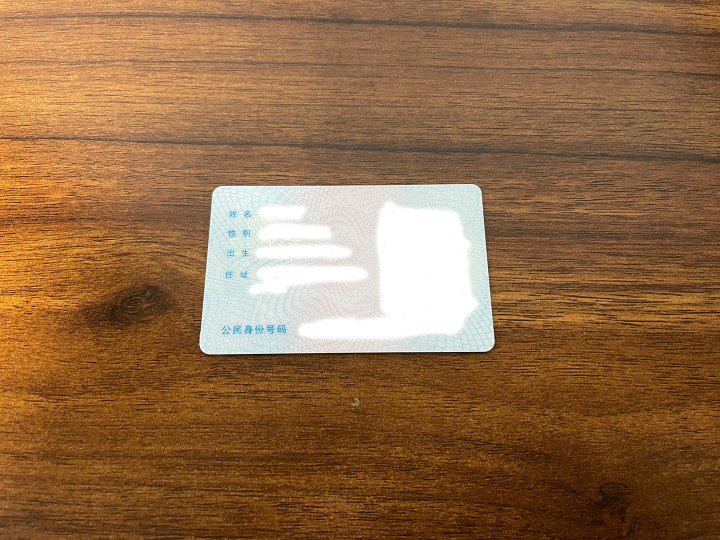
//> input picture assets/idcard.jpg, 1440 x 1080 px (shown at 1/2 size)
$ ./main   (built with g++ and OpenCV 4)
//> lines starting //> are read from the running program, lines starting //| are printed output that depends on the picture; after the words box and inside, x2 and y2 are one past the last pixel; in counts of white or black regions, pixels touching at a corner belong together
/**
 * Copyright 2022 xiaozhuai
 */

#include <vector>
#include <opencv2/opencv.hpp>
#include <opencv2/core/utils/logger.hpp>

static double angle(cv::Point pt1, cv::Point pt2, cv::Point pt0) {
    double dx1 = pt1.x - pt0.x;
    double dy1 = pt1.y - pt0.y;
    double dx2 = pt2.x - pt0.x;
    double dy2 = pt2.y - pt0.y;
    return (dx1 * dx2 + dy1 * dy2) / sqrt((dx1 * dx1 + dy1 * dy1) * (dx2 * dx2 + dy2 * dy2) + 1e-10);
}

// NOLINTNEXTLINE
void findSquares(const cv::Mat &image, std::vector<std::vector<cv::Point>> &squares) {
    int thresh = 50, N = 5;
    squares.clear();

    cv::Mat src, dst, gray_one, gray;

    src = image.clone();
    gray_one = cv::Mat(src.size(), CV_8U);
    // 滤波增强边缘检测
    cv::medianBlur(src, dst, 9);
    // bilateralFilter(src, dst, 25, 25 * 2, 35);

    std::vector<std::vector<cv::Point>> contours;
    std::vector<cv::Vec4i> hierarchy;

    // 在图像的每个颜色通道中查找矩形
    for (int c = 0; c < image.channels(); c++) {
        int ch[] = {c, 0};

        // 通道分离
        cv::mixChannels(&dst, 1, &gray_one, 1, ch, 1);

        // 尝试几个阈值
        for (int l = 0; l < N; l++) {
            // 用canny()提取边缘
            if (l == 0) {
                // 检测边缘
                cv::Canny(gray_one, gray, 5, thresh, 5);
                // 膨胀
                cv::dilate(gray, gray, cv::Mat(), cv::Point(-1, -1));
            } else {
                gray = gray_one >= (l + 1) * 255 / N;
            }

            // 轮廓查找
            cv::findContours(gray, contours, hierarchy, cv::RETR_CCOMP, cv::CHAIN_APPROX_SIMPLE);

            std::vector<cv::Point> approx;

            // 检测所找到的轮廓
            for (const auto &contour : contours) {
                // 使用图像轮廓点进行多边形拟合
                cv::approxPolyDP(cv::Mat(contour), approx, cv::arcLength(cv::Mat(contour), true) * 0.02, true);

                // 计算轮廓面积后，得到矩形4个顶点
                if (approx.size() == 4 && fabs(cv::contourArea(cv::Mat(approx))) > 1000 &&
                    cv::isContourConvex(cv::Mat(approx))) {
                    double maxCosine = 0;

                    for (int j = 2; j < 5; j++) {
                        // 求轮廓边缘之间角度的最大余弦
                        double cosine = fabs(angle(approx[j % 4], approx[j - 2], approx[j - 1]));
                        maxCosine = MAX(maxCosine, cosine);
                    }

                    if (maxCosine < 0.3) {
                        squares.push_back(approx);
                    }
                }
            }
        }
    }
}

class Visualization {
public:
    Visualization(std::vector<cv::Point> srcPoints, const cv::Mat &originImage)
            : srcPoints(srcPoints), originImage(originImage) {}

    void update() {
        markImage = originImage.clone();
        int n = static_cast<int>(srcPoints.size());
        auto pointsPtr = srcPoints.data();
        cv::polylines(markImage, &pointsPtr, &n, 1, true, cv::Scalar(0, 120, 255), 1, cv::LINE_AA);
        int i = 0;
        for (const auto &point : srcPoints) {
            // printf("(%d, %d) ", point.x, point.y);
            auto color = cv::Scalar(0, 0, 255);
            if (i == moving) {
                color = cv::Scalar(255, 0, 0);
            }
            cv::circle(markImage, point, 11, color, -1, cv::LINE_AA);
            i++;
        }
        // printf("\n");

        cv::Size dstSize(960, 604);
        std::vector<cv::Point> dstPoints = {
                {960, 0},
                {0,   0},
                {0,   604},
                {960, 604}
        };

        auto matrix = cv::findHomography(srcPoints, dstPoints, cv::RANSAC);
        cv::warpPerspective(originImage, resultImage, matrix, dstSize);

        roundedResultImage = resultImage.clone();
        // TODO(xiaozhuai) rounded mask

        // imshow("Origin Image", originImage);
        imshow("Mark Image", markImage);
        imshow("Result Image", resultImage);
        // imshow("Rounded Result Image", roundedResultImage);
    }

public:
    std::vector<cv::Point> srcPoints;
    cv::Mat originImage;
    cv::Mat markImage;
    cv::Mat resultImage;
    cv::Mat roundedMaskImage;
    cv::Mat roundedResultImage;
    int moving = -1;
};

int main() {
    cv::utils::logging::setLogLevel(cv::utils::logging::LOG_LEVEL_WARNING);

    cv::Mat originImage = cv::imread("assets/idcard.jpg");
//> originImage is the input picture: 1080 rows x 1440 cols, CV_8UC3; mean B, G, R 71.1, 106.9, 145.3
    cv::Mat markImage = originImage.clone();
    cv::Mat resultImage;

    std::vector<std::vector<cv::Point>> squares;
    findSquares(originImage, squares);
//> the loop in findSquares, `for (int c = 0; c < image.channels(); c++)` made 3 passes
//> pass 1, in findSquares, `cv::mixChannels(&dst, 1, &gray_one, 1, ch, 1);`:
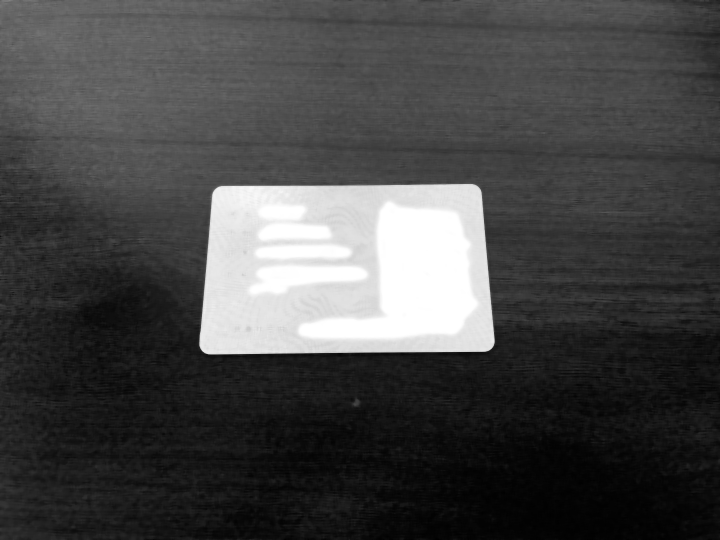
//> gray_one: 1080 rows x 1440 cols, CV_8UC1 (shown at 1/2 size); min 0, max 255, mean 70.6
//> pass 2, in findSquares, `cv::mixChannels(&dst, 1, &gray_one, 1, ch, 1);`:
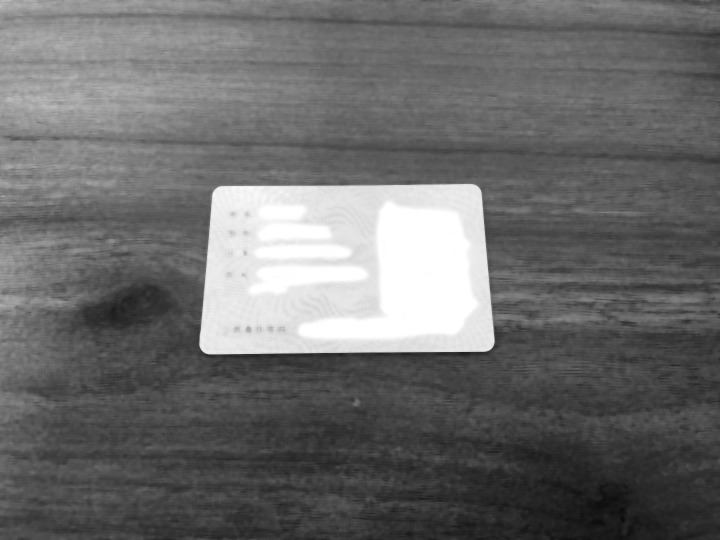
//> gray_one: 1080 rows x 1440 cols, CV_8UC1 (shown at 1/2 size); min 12, max 255, mean 107.2
//> pass 3, in findSquares, `cv::mixChannels(&dst, 1, &gray_one, 1, ch, 1);`:
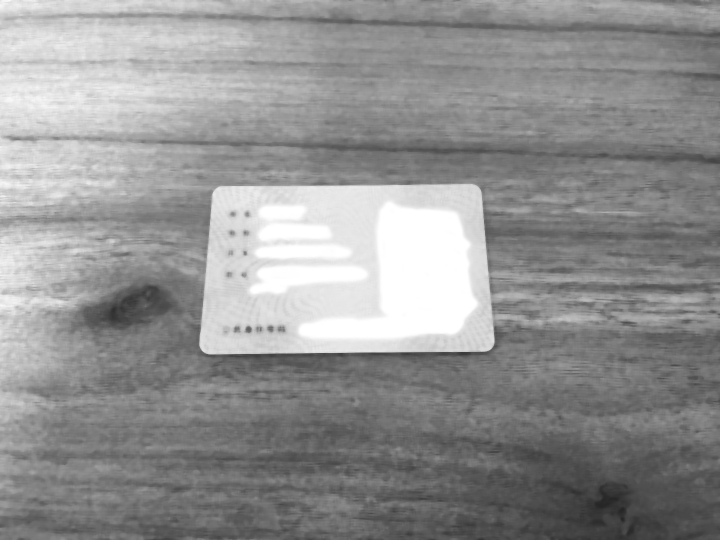
//> gray_one: 1080 rows x 1440 cols, CV_8UC1 (shown at 1/2 size); min 37, max 255, mean 145.9
//> after the loop in findSquares, `for (int c = 0; c < image.channels(); c++)`:
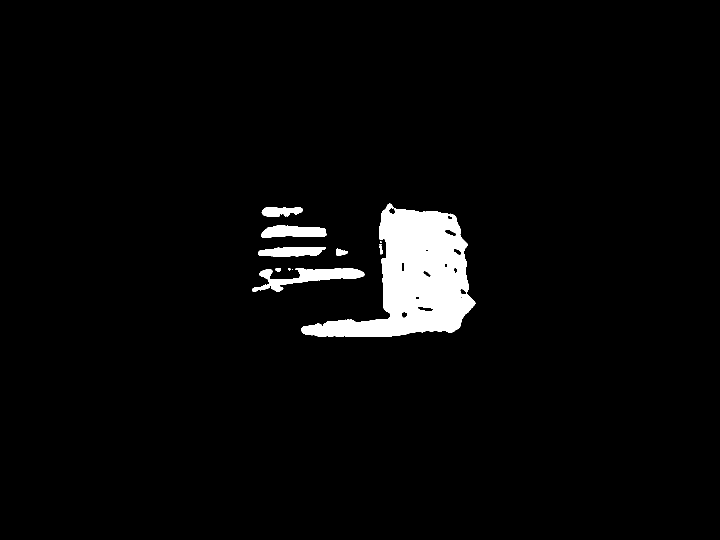
//> gray: 1080 rows x 1440 cols, CV_8UC1 (shown at 1/2 size); 3.4% white; 13 white regions (5 under 20 px)
//> after the loop in findSquares, `for (int c = 0; c < image.channels(); c++)`: contours = 28 contours, 8 with area under 20; largest, box (x1, y1, x2, y2) and area: (602, 407, 951, 673) 43723, (504, 536, 729, 584) 3944, (522, 451, 653, 476) 2316, (516, 494, 652, 513) 1883, (523, 415, 606, 433) 1068; squares = 9 contours; largest, box (x1, y1, x2, y2) and area: (0, 0, 1440, 1080) 1550703, (0, 0, 1440, 1080) 1550522, (0, 0, 1440, 1080) 1549984, (402, 373, 981, 700) 178317, (402, 374, 979, 701) 177782

    std::vector<cv::Point> srcPoints;
    // TODO(xiaozhuai) pick up square
    for (const auto &s : squares) {
        if (s[0].x < 3 || s[0].y < 3) continue;
        srcPoints = s;
        break;
    }
//> this loop made 2 passes
//> s on pass 1: 4 Points (x, y): [0, 0], [0, 1079], [1439, 1076], [1439, 0]

    Visualization visual(srcPoints, originImage);
    visual.update();
//> in update, `cv::polylines(markImage, &pointsPtr, &n, 1, true, cv::Scalar(0, 120, 2..`:
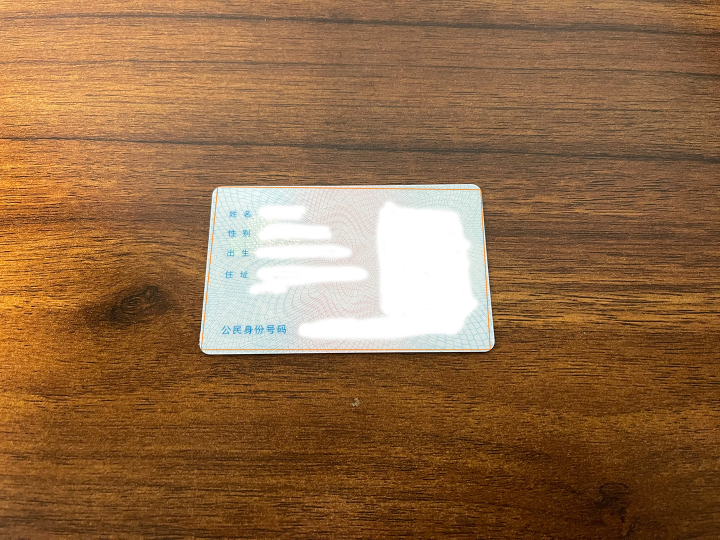
//> markImage: 1080 rows x 1440 cols, CV_8UC3 (shown at 1/2 size); 0.34% of pixels changed, all inside (x1, y1, x2, y2) = (401, 372, 982, 701)
//> after the loop in update, `for (const auto &point : srcPoints)`:
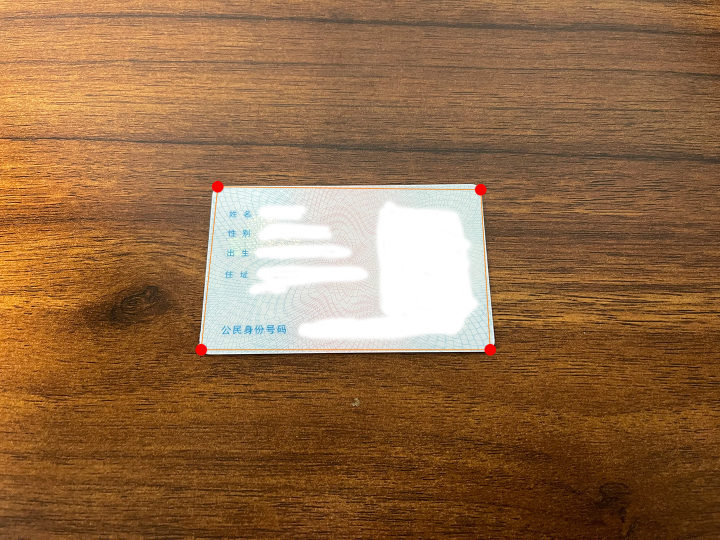
//> markImage: 1080 rows x 1440 cols, CV_8UC3 (shown at 1/2 size); 0.12% of pixels changed, all inside (x1, y1, x2, y2) = (390, 361, 993, 712)
//> in update, `imshow("Result Image", resultImage);`:
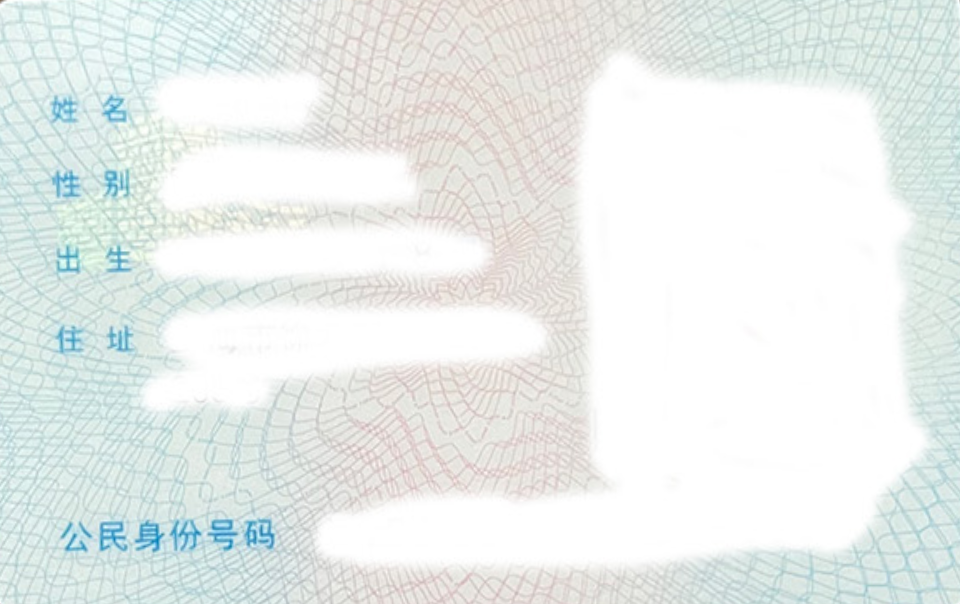
//> window 'Result Image': 604 rows x 960 cols, CV_8UC3; mean B, G, R 236, 237.9, 232.5

    cv::setMouseCallback("Mark Image", [](int event, int x, int y, int flags, void *userdata) {
        Visualization &visual = *(reinterpret_cast<Visualization *>(userdata));
        if (event == cv::EVENT_LBUTTONUP) {
            int i = 0;
            for (const auto &p : visual.srcPoints) {
                auto distance = cv::norm(cv::Point(x, y) - p);
                if (distance <= 11.0) {
                    visual.moving = i;
                    visual.update();
                    return;
                }
                i++;
            }
            visual.moving = -1;
            visual.update();
        }
    }, &visual);

    while (true) {
        int key = cv::waitKey(1);
//> the Esc key is pressed
        if (key == -1) continue;
        if (key >= 49 && key <= 52) {  // 1 2 3 4
            int index = key - 49;
            visual.moving = visual.moving == index ? -1 : index;
            visual.update();
        } else if (key == 0) {  // up
            visual.srcPoints[visual.moving] += cv::Point(0, -1);
            visual.update();
        } else if (key == 1) {  // down
            visual.srcPoints[visual.moving] += cv::Point(0, 1);
            visual.update();
        } else if (key == 2) {  // left
            visual.srcPoints[visual.moving] += cv::Point(-1, 0);
            visual.update();
        } else if (key == 3) {  // right
            visual.srcPoints[visual.moving] += cv::Point(1, 0);
            visual.update();
        } else if (key == 27 || key == 113) {  // esc or q
            break;
        }
    }

    return 0;
}
